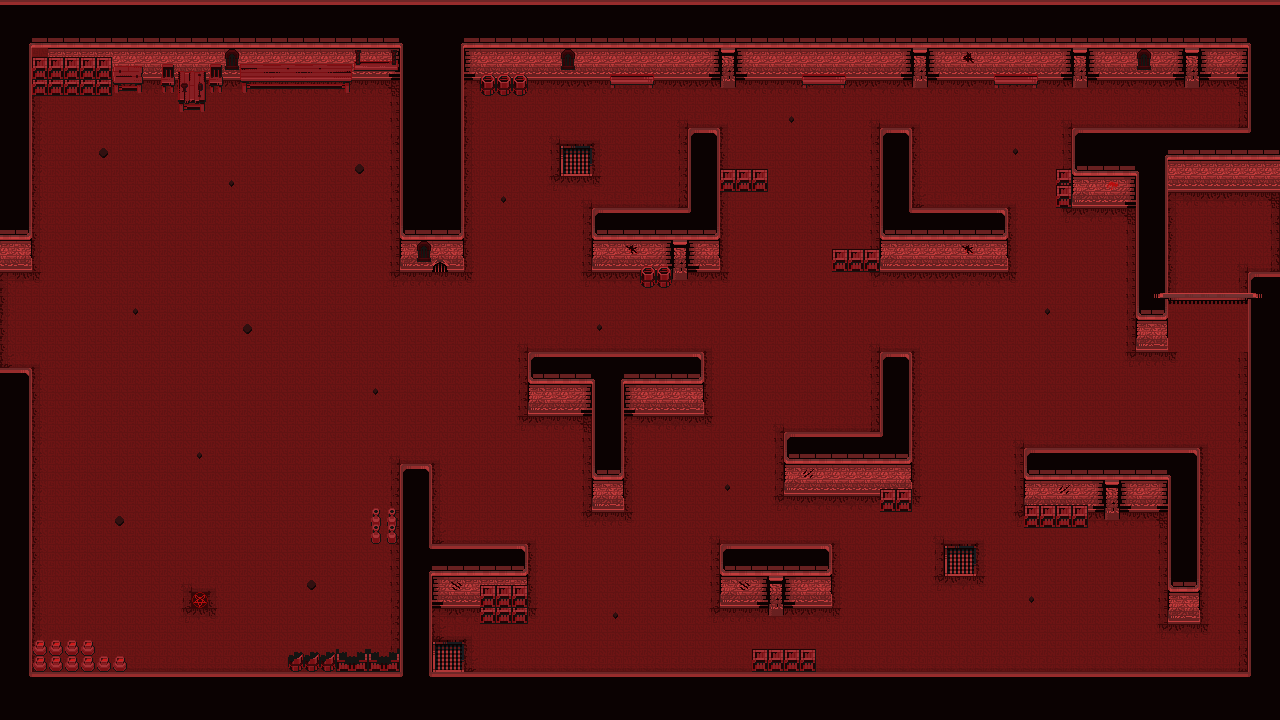

This game map was drawn from its Tiled (.tmx) file and the tilesets committed beside it. A one-line description and the trimmed map source follow:
An orthogonal 80x45 tile map with 16x16 px tiles, 5 tile layers (Suelo, RejaSuelo, Pared, Decoracion, ...), 2 tilesets and 8 objects.

<map version="1.9" tiledversion="1.9.2" orientation="orthogonal" renderorder="right-down" width="80" height="45" tilewidth="16" tileheight="16" infinite="0" nextlayerid="7" nextobjectid="12">
 <tileset firstgid="1" name="InfernalTiles" tilewidth="16" tileheight="16" tilecount="625" columns="25">
  <image source="InfernalTiles.png" width="400" height="400" />
  <wangsets>
   <wangset name="Suelo" type="corner" tile="-1">
    <wangcolor name="Esquinas" color="#ff0000" tile="-1" probability="1" />
    <wangcolor name="Centro" color="#00ff00" tile="-1" probability="1" />
    <wangtile tileid="4" wangid="0,1,0,2,0,1,0,1" />
    <wangtile tileid="5" wangid="0,1,0,2,0,2,0,1" />
    <wangtile tileid="6" wangid="0,1,0,1,0,2,0,1" />
    <wangtile tileid="7" wangid="0,2,0,1,0,2,0,2" />
    <wangtile tileid="8" wangid="0,2,0,1,0,1,0,2" />
    <wangtile tileid="9" wangid="0,2,0,2,0,1,0,2" />
    <wangtile tileid="29" wangid="0,2,0,2,0,1,0,1" />
    <wangtile tileid="30" wangid="0,2,0,2,0,2,0,2" />
    <wangtile tileid="31" wangid="0,1,0,1,0,2,0,2" />
    <wangtile tileid="32" wangid="0,1,0,1,0,2,0,2" />
    <wangtile tileid="34" wangid="0,2,0,2,0,1,0,1" />
    <wangtile tileid="54" wangid="0,2,0,1,0,1,0,1" />
    <wangtile tileid="55" wangid="0,2,0,1,0,1,0,2" />
    <wangtile tileid="56" wangid="0,1,0,1,0,1,0,2" />
    <wangtile tileid="57" wangid="0,1,0,2,0,2,0,2" />
    <wangtile tileid="58" wangid="0,1,0,2,0,2,0,1" />
    <wangtile tileid="59" wangid="0,2,0,2,0,2,0,1" />
   </wangset>
  </wangsets>
 </tileset>
 <tileset firstgid="626" name="InfernalProps" tilewidth="16" tileheight="16" tilecount="625" columns="25">
  <image source="InfernalProps.png" width="400" height="400" />
 </tileset>
 <layer id="1" name="Suelo" width="80" height="45">
  <properties>
   <property name="Draw" type="bool" value="true" />
   <property name="Navigation" type="bool" value="false" />
  </properties>
  <data>[3600 cells, 3600 non-empty, 18 distinct tile ids]</data>
 </layer>
 <layer id="5" name="RejaSuelo" width="80" height="45">
  <properties>
   <property name="Draw" type="bool" value="true" />
   <property name="Navigation" type="bool" value="false" />
  </properties>
  <data>[3600 cells, 5 non-empty, 3 distinct tile ids]</data>
 </layer>
 <layer id="2" name="Pared" width="80" height="45">
  <properties>
   <property name="Draw" type="bool" value="true" />
   <property name="Navigation" type="bool" value="false" />
  </properties>
  <data>[3600 cells, 1225 non-empty, 32 distinct tile ids]</data>
 </layer>
 <layer id="3" name="Decoracion" width="80" height="45">
  <properties>
   <property name="Draw" type="bool" value="true" />
   <property name="Navigation" type="bool" value="false" />
  </properties>
  <data>[3600 cells, 193 non-empty, 60 distinct tile ids]</data>
 </layer>
 <layer id="4" name="Decoracion2" width="80" height="45">
  <properties>
   <property name="Draw" type="bool" value="true" />
   <property name="Navigation" type="bool" value="false" />
  </properties>
  <data>[3600 cells, 40 non-empty, 7 distinct tile ids]</data>
 </layer>
 <objectgroup id="6" name="Colliders">
  <properties>
   <property name="Platform" type="bool" value="true" />
  </properties>
  <object id="1" x="0" y="256">
   <polygon points="0,0 32,0 32,-176 400,-176 400,0 464,0 464,-192 1248,-192 1248,-128 1072,-128 1072,-96 1056,-96 1056,-64 1136,-64 1136,80 1168,80 1168,-80 1280,-80 1280,-256 0,-256" />
  </object>
  <object id="3" x="0" y="368">
   <polygon points="0,0 32,0 32,272 96,272 96,288 128,288 128,304 288,304 288,288 288,272 400,272 400,160 368,160 368,144 368,128 400,128 400,96 432,96 432,176 528,176 528,224 528,240 480,240 480,224 432,224 432,304 752,304 752,272 816,272 816,304 1248,304 1248,-96 1280,-96 1280,352 0,352" />
  </object>
  <object id="4" x="592" y="208">
   <polygon points="0,0 96,0 96,-80 128,-80 128,-48 176,-48 176,-32 128,-32 128,48 80,48 80,64 48,64 48,48 0,48" />
  </object>
  <object id="5" x="880" y="128">
   <polygon points="0,0 0,112 -48,112 -48,128 128,128 128,80 32,80 32,0" />
  </object>
  <object id="6" x="880" y="352">
   <polygon points="0,0 32,0 32,144 0,144 0,128 -96,128 -96,80 0,80" />
  </object>
  <object id="7" x="1024" y="496">
   <polygon points="0,0 0,16 64,16 64,0 144,0 144,112 176,112 176,-48 0,-48" />
  </object>
  <object id="8" x="832" y="544">
   <polygon points="0,0 0,48 -112,48 -112,0" />
  </object>
  <object id="9" x="528" y="352">
   <polygon points="0,0 0,48 64,48 64,144 96,144 96,48 176,48 176,0" />
  </object>
 </objectgroup>
</map>
